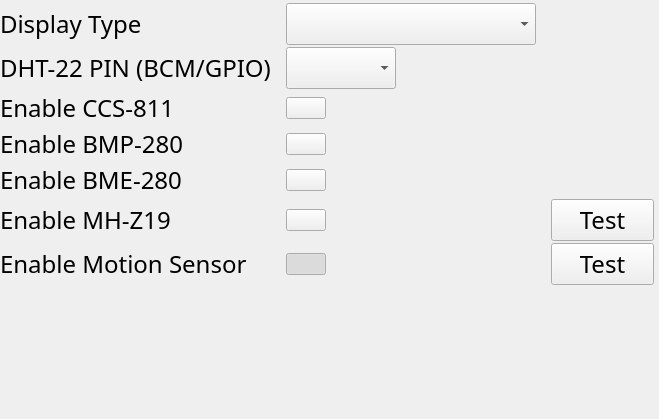
             <widget class="QWidget" name="hw_scroll_widgets">
              <property name="geometry">
               <rect>
                <x>0</x>
                <y>0</y>
                <width>659</width>
                <height>419</height>
               </rect>
              </property>
              <layout class="QVBoxLayout" name="verticalLayout_13">
               <property name="leftMargin">
                <number>0</number>
               </property>
               <property name="topMargin">
                <number>0</number>
               </property>
               <property name="rightMargin">
                <number>0</number>
               </property>
               <property name="bottomMargin">
                <number>0</number>
               </property>
               <item>
                <layout class="QGridLayout" name="gridLayout" columnstretch="0,0,0">
                 <property name="topMargin">
                  <number>3</number>
                 </property>
                 <property name="rightMargin">
                  <number>5</number>
                 </property>
                 <property name="horizontalSpacing">
                  <number>15</number>
                 </property>
                 <property name="verticalSpacing">
                  <number>2</number>
                 </property>
                 <item row="5" column="0">
                  <widget class="QLabel" name="mh_z19_enable_label">
                   <property name="font">
                    <font>
                     <family>Franzo</family>
                     <pointsize>18</pointsize>
                    </font>
                   </property>
                   <property name="text">
                    <string>Enable MH-Z19</string>
                   </property>
                   <property name="wordWrap">
                    <bool>true</bool>
                   </property>
                  </widget>
                 </item>
                 <item row="2" column="1">
                  <widget class="AnimatedToggle" name="ccs811_enable_toggle">
                   <property name="sizePolicy">
                    <sizepolicy hsizetype="Fixed" vsizetype="Fixed">
                     <horstretch>0</horstretch>
                     <verstretch>0</verstretch>
                    </sizepolicy>
                   </property>
                   <property name="layoutDirection">
                    <enum>Qt::LeftToRight</enum>
                   </property>
                   <property name="text">
                    <string/>
                   </property>
                   <property name="checked">
                    <bool>false</bool>
                   </property>
                  </widget>
                 </item>
                 <item row="0" column="1">
                  <widget class="QComboBox" name="display_type_cbox">
                   <property name="sizePolicy">
                    <sizepolicy hsizetype="MinimumExpanding" vsizetype="Fixed">
                     <horstretch>0</horstretch>
                     <verstretch>0</verstretch>
                    </sizepolicy>
                   </property>
                   <property name="minimumSize">
                    <size>
                     <width>200</width>
                     <height>0</height>
                    </size>
                   </property>
                   <property name="maximumSize">
                    <size>
                     <width>250</width>
                     <height>16777215</height>
                    </size>
                   </property>
                   <property name="font">
                    <font>
                     <family>Franzo</family>
                     <pointsize>18</pointsize>
                    </font>
                   </property>
                   <property name="sizeAdjustPolicy">
                    <enum>QComboBox::AdjustToContents</enum>
                   </property>
                  </widget>
                 </item>
                 <item row="2" column="0">
                  <widget class="QLabel" name="ccs811_enable_label">
                   <property name="sizePolicy">
                    <sizepolicy hsizetype="Preferred" vsizetype="Preferred">
                     <horstretch>0</horstretch>
                     <verstretch>0</verstretch>
                    </sizepolicy>
                   </property>
                   <property name="font">
                    <font>
                     <family>Franzo</family>
                     <pointsize>18</pointsize>
                    </font>
                   </property>
                   <property name="text">
                    <string>Enable CCS-811</string>
                   </property>
                   <property name="alignment">
                    <set>Qt::AlignLeading|Qt::AlignLeft|Qt::AlignVCenter</set>
                   </property>
                   <property name="wordWrap">
                    <bool>true</bool>
                   </property>
                  </widget>
                 </item>
                 <item row="0" column="0">
                  <widget class="QLabel" name="display_type_label">
                   <property name="font">
                    <font>
                     <family>Franzo</family>
                     <pointsize>18</pointsize>
                    </font>
                   </property>
                   <property name="text">
                    <string>Display Type</string>
                   </property>
                  </widget>
                 </item>
                 <item row="1" column="0">
                  <widget class="QLabel" name="dht22_enable_label">
                   <property name="font">
                    <font>
                     <family>Franzo</family>
                     <pointsize>18</pointsize>
                    </font>
                   </property>
                   <property name="text">
                    <string>DHT-22 PIN (BCM/GPIO)</string>
                   </property>
                   <property name="alignment">
                    <set>Qt::AlignLeading|Qt::AlignLeft|Qt::AlignVCenter</set>
                   </property>
                   <property name="wordWrap">
                    <bool>true</bool>
                   </property>
                  </widget>
                 </item>
                 <item row="4" column="0">
                  <widget class="QLabel" name="bme280_enable_label">
                   <property name="font">
                    <font>
                     <family>Franzo</family>
                     <pointsize>18</pointsize>
                    </font>
                   </property>
                   <property name="text">
                    <string>Enable BME-280</string>
                   </property>
                   <property name="wordWrap">
                    <bool>true</bool>
                   </property>
                  </widget>
                 </item>
                 <item row="5" column="1">
                  <widget class="AnimatedToggle" name="mh_z19_enable_toggle">
                   <property name="sizePolicy">
                    <sizepolicy hsizetype="Fixed" vsizetype="Fixed">
                     <horstretch>0</horstretch>
                     <verstretch>0</verstretch>
                    </sizepolicy>
                   </property>
                   <property name="layoutDirection">
                    <enum>Qt::LeftToRight</enum>
                   </property>
                   <property name="text">
                    <string/>
                   </property>
                   <property name="checked">
                    <bool>false</bool>
                   </property>
                  </widget>
                 </item>
                 <item row="4" column="1">
                  <widget class="AnimatedToggle" name="bme280_enable_toggle">
                   <property name="sizePolicy">
                    <sizepolicy hsizetype="Fixed" vsizetype="Fixed">
                     <horstretch>0</horstretch>
                     <verstretch>0</verstretch>
                    </sizepolicy>
                   </property>
                   <property name="layoutDirection">
                    <enum>Qt::LeftToRight</enum>
                   </property>
                   <property name="text">
                    <string/>
                   </property>
                   <property name="checkable">
                    <bool>true</bool>
                   </property>
                   <property name="checked">
                    <bool>false</bool>
                   </property>
                  </widget>
                 </item>
                 <item row="6" column="0">
                  <widget class="QLabel" name="motion_sensor_enable_label">
                   <property name="font">
                    <font>
                     <family>Franzo</family>
                     <pointsize>18</pointsize>
                    </font>
                   </property>
                   <property name="text">
                    <string>Enable Motion Sensor</string>
                   </property>
                   <property name="wordWrap">
                    <bool>true</bool>
                   </property>
                  </widget>
                 </item>
                 <item row="3" column="0">
                  <widget class="QLabel" name="bmp280_enable_label">
                   <property name="font">
                    <font>
                     <family>Franzo</family>
                     <pointsize>18</pointsize>
                    </font>
                   </property>
                   <property name="text">
                    <string>Enable BMP-280</string>
                   </property>
                   <property name="wordWrap">
                    <bool>true</bool>
                   </property>
                  </widget>
                 </item>
                 <item row="6" column="1">
                  <widget class="AnimatedToggle" name="motion_sensor_enable_toggle">
                   <property name="enabled">
                    <bool>true</bool>
                   </property>
                   <property name="sizePolicy">
                    <sizepolicy hsizetype="Fixed" vsizetype="Fixed">
                     <horstretch>0</horstretch>
                     <verstretch>0</verstretch>
                    </sizepolicy>
                   </property>
                   <property name="layoutDirection">
                    <enum>Qt::LeftToRight</enum>
                   </property>
                   <property name="text">
                    <string/>
                   </property>
                   <property name="checkable">
                    <bool>true</bool>
                   </property>
                   <property name="checked">
                    <bool>true</bool>
                   </property>
                  </widget>
                 </item>
                 <item row="3" column="1">
                  <widget class="AnimatedToggle" name="bmp280_enable_toggle">
                   <property name="sizePolicy">
                    <sizepolicy hsizetype="Fixed" vsizetype="Fixed">
                     <horstretch>0</horstretch>
                     <verstretch>0</verstretch>
                    </sizepolicy>
                   </property>
                   <property name="layoutDirection">
                    <enum>Qt::LeftToRight</enum>
                   </property>
                   <property name="text">
                    <string/>
                   </property>
                   <property name="checkable">
                    <bool>true</bool>
                   </property>
                   <property name="checked">
                    <bool>false</bool>
                   </property>
                  </widget>
                 </item>
                 <item row="5" column="2">
                  <widget class="QPushButton" name="mh_z19_calibrate_button">
                   <property name="font">
                    <font>
                     <family>Franzo</family>
                     <pointsize>18</pointsize>
                    </font>
                   </property>
                   <property name="text">
                    <string>Test</string>
                   </property>
                  </widget>
                 </item>
                 <item row="1" column="1">
                  <widget class="QComboBox" name="dht22_pin_cbox">
                   <property name="sizePolicy">
                    <sizepolicy hsizetype="MinimumExpanding" vsizetype="Fixed">
                     <horstretch>0</horstretch>
                     <verstretch>0</verstretch>
                    </sizepolicy>
                   </property>
                   <property name="minimumSize">
                    <size>
                     <width>40</width>
                     <height>0</height>
                    </size>
                   </property>
                   <property name="maximumSize">
                    <size>
                     <width>110</width>
                     <height>16777215</height>
                    </size>
                   </property>
                   <property name="font">
                    <font>
                     <family>Franzo</family>
                     <pointsize>18</pointsize>
                    </font>
                   </property>
                   <property name="sizeAdjustPolicy">
                    <enum>QComboBox::AdjustToContents</enum>
                   </property>
                  </widget>
                 </item>
                 <item row="6" column="2">
                  <widget class="QPushButton" name="motion_sensor_test_button">
                   <property name="font">
                    <font>
                     <family>Franzo</family>
                     <pointsize>18</pointsize>
                    </font>
                   </property>
                   <property name="text">
                    <string>Test</string>
                   </property>
                  </widget>
                 </item>
                 <item row="7" column="0">
                  <spacer name="verticalSpacer_2">
                   <property name="orientation">
                    <enum>Qt::Vertical</enum>
                   </property>
                   <property name="sizeHint" stdset="0">
                    <size>
                     <width>20</width>
                     <height>40</height>
                    </size>
                   </property>
                  </spacer>
                 </item>
                </layout>
               </item>
              </layout>
             </widget>
